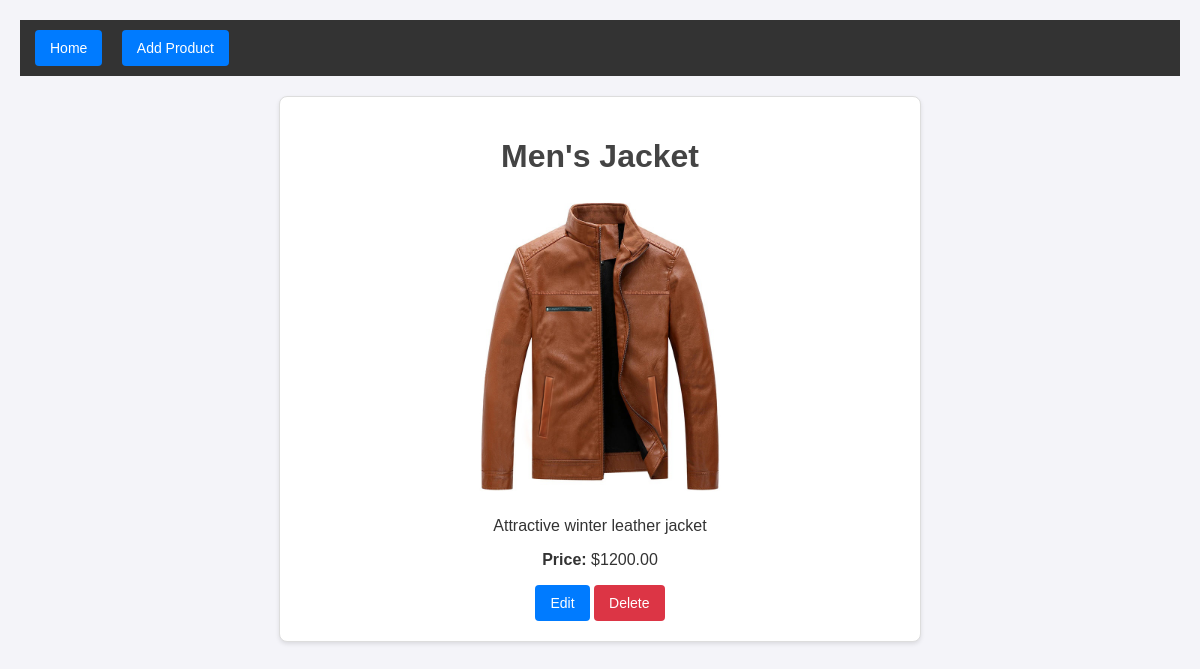
Screenshot of /product/4/ with the database file from the repository.
### products/models.py (models this page shows, shortened)
class Product(models.Model):
    name = models.CharField(max_length=200)
    image = models.ImageField(upload_to='product_images/')
    description = models.TextField()
    price = models.DecimalField(max_digits=10, decimal_places=2)

### products/views.py (the view)
# urls.py: path('product/<int:pk>/', views.product_detail, name='product_detail'),
def product_detail(request, pk):
    product = get_object_or_404(Product, pk=pk)
    return render(request, 'product_detail.html', {'product': product})

### products/templates/product_detail.html (shortened to what this page needs)
{% extends 'base.html' %}
{% block content %}
<div class="product-detail">
    <h1>{{ product.name }}</h1>
    <img src="{{ product.image.url }}" alt="{{ product.name }}" width="300px">
    <p>{{ product.description }}</p>
    <p><strong>Price:</strong> ${{ product.price }}</p>
    <div class="actions">
        <a href="{% url 'product_update' product.pk %}" class="button">Edit</a>
        <form action="{% url 'product_delete' product.pk %}" method="post" style="display:inline;">
            <a href="{% url 'product_delete' product.pk %}" class="button delete">Delete</a>
        </form>
    </div>
</div>
{% endblock %}

### static/style.css (style rules this page uses)
body { font-family: Arial, sans-serif; margin: 20px; background-color: #f4f4f9; color: #333; }
h1 { color: #444; }
.button { background-color: #007bff; color: white; border: none; border-radius: 4px; padding: 10px 15px; font-size: 14px; cursor: pointer; text-decoration: none; display: inline-block; }
.button.delete { background-color: #dc3545; }
form { max-width: 600px; margin: 0 auto; }
.product-detail { max-width: 600px; margin: 20px auto; background: #ffffff; border: 1px solid #ddd; border-radius: 8px; box-shadow: 0 2px 4px rgba(0, 0, 0, 0.1); padding: 20px; text-align: center; }

### rows the page displays
Product: name "Men's Jacket", image (picture), description "Attractive winter leather jacket", price "1200.00"
